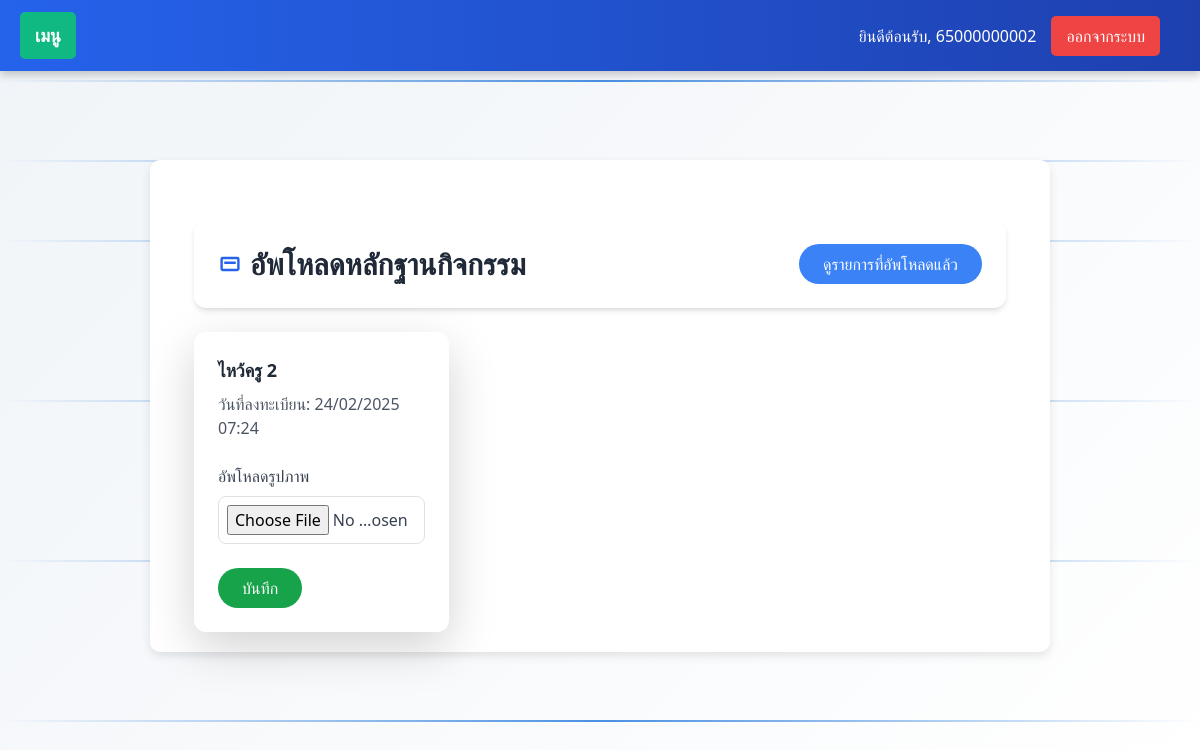
/upload-proof/ (signed in), run on an earlier commit of the app's database.
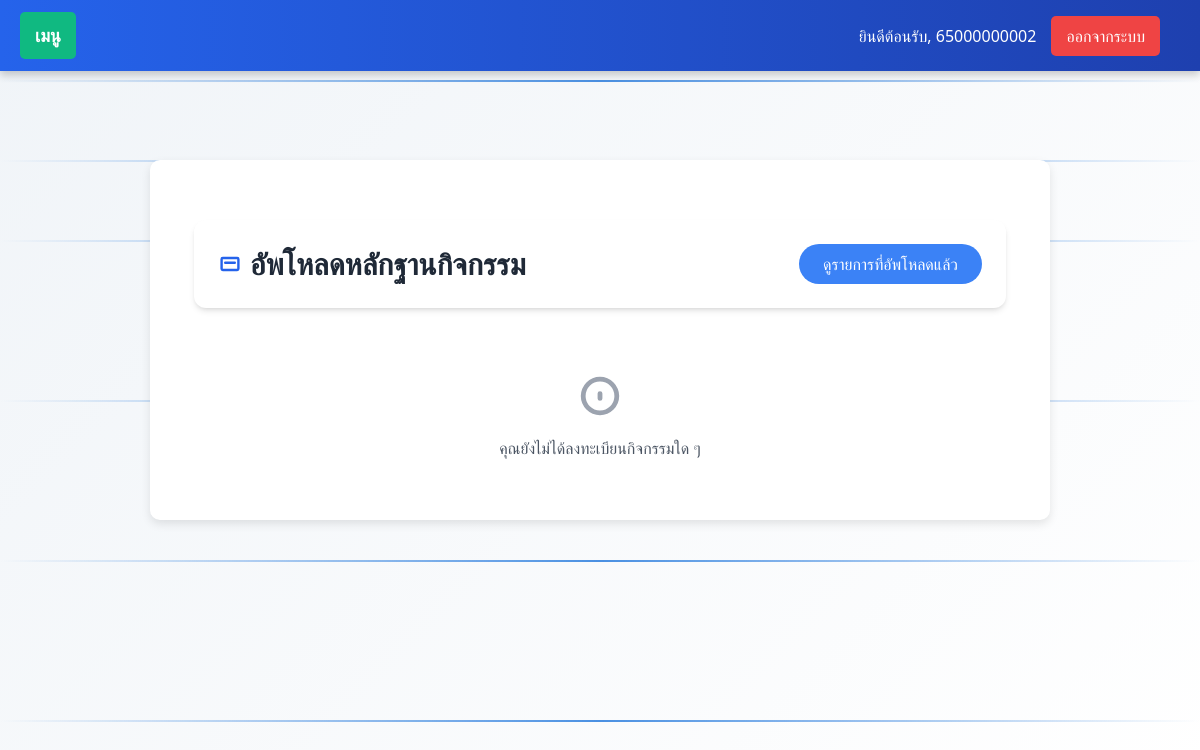
And on a later commit of the database.
### myapp/models.py (models this page shows, shortened)
class ActivityRegistration(models.Model):
    user = models.ForeignKey(settings.AUTH_USER_MODEL, on_delete=models.CASCADE)
    activity = models.ForeignKey('Activity', on_delete=models.CASCADE)
    registration_date = models.DateTimeField(auto_now_add=True)
    proof_image = models.ImageField(upload_to='proofs/', null=True, blank=True)
    proof_upload_date = models.DateTimeField(auto_now_add=True, null=True, blank=True)
    class Meta:
        ordering = ['-registration_date']
        verbose_name = 'รูปหลักฐานการลงทะเบียนทั้งหมด'
        verbose_name_plural = 'รูปหลักฐานการลงทะเบียนทั้งหมด'

class Activity(models.Model):
    name = models.CharField(
        max_length=255,
        verbose_name='ชื่อกิจกรรม'
    )
    description = models.TextField(
        verbose_name='รายละเอียดกิจกรรม'
    )
    start_date = models.DateField(
        verbose_name='วันที่เริ่มจัดกิจกรรม',
        default=datetime.date.today
    )
    end_date = models.DateField(
        verbose_name='วันที่สิ้นสุดกิจกรรม',
        null=True,  # ยอมให้เป็น NULL
        blank=True  # สามารถทิ้งว่างได้ในฟอร์ม
    )
    created_by = models.ForeignKey(
        CustomUser,
        on_delete=models.CASCADE,
        verbose_name='ผู้สร้างกิจกรรม'
    )
    FACULTY_CHOICES = [
        ('all', 'ทุกคนเข้าร่วมได้'),
        ('CS', 'วิทยาการคอมพิวเตอร์'),
        ('CCS', 'วิทยาศาสตร์เครื่องสำอาง'),
        ('OHS', 'อาชีวอนามัยและความปลอดภัย'),
        ('EHS', 'อนามัยสิ่งแวดล้อมและสาธารณภัย'),
        ('MS', 'วิทยาศาสตร์การแพทย์'),
        ('GS', 'วิทยาศาสตร์ทั่วไป'),
        ('IT', 'เทคโนโลยีสารสนเทศ'),
        ('BIB', 'อุตสาหกรรมชีวภาพเพื่อธุรกิจ'),
        ('CYB', 'ความมั่นคงปลอดภัยไซเบอร์'),
    ]
    faculty = models.CharField(
        max_length=10,
        choices=FACULTY_CHOICES,
        default='all',
        verbose_name='คณะที่จัดกิจกรรม'
    )
    class Meta:
        verbose_name = 'กิจกรรม'
        verbose_name_plural = 'กิจกรรมทั้งหมด'

### myapp/views.py (the view, shortened to what this page needs)
# urls.py: path('upload-proof/', views.upload_proof, name='upload_proof'),
@login_required
@csrf_exempt  # เพิ่มเพื่อให้แน่ใจว่าไม่มีปัญหา CSRF (ถ้าไม่ใช้ก็ลบได้)
def upload_proof(request):
    participations = Participation.objects.filter(
        student=request.user,
        status='approved'
    ).select_related('activity')
    print("Participations:", list(participations))
    registrations = [
        ActivityRegistration.objects.get_or_create(
            user=request.user,
            activity=participation.activity
        )[0]
        for participation in participations if participation.activity
    ]
    return render(request, 'upload_proof.html', {
        'registrations': registrations
    })

### myapp/models.py (called while the page is built)
    def __str__(self):
        return f"{self.student.username} เข้าร่วม {self.activity.name} - {self.get_status_display()}"

### templates/upload_proof.html (shortened to what this page needs)
{% extends 'base.html' %}
{% block content %}
<div class="container mx-auto mt-10 px-4">
  <div class="flex justify-between items-center mb-6 p-4 bg-white rounded-xl shadow-md">
    <h2 class="text-2xl md:text-3xl font-bold text-gray-800 flex items-center">
      <svg class="w-6 h-6 mr-2 text-blue-600" fill="currentColor" viewBox="0 0 20 20" xmlns="http://www.w3.org/2000/svg"><path fill-rule="evenodd" d="M4 4a2 2 0 00-2 2v8a2 2 0 002 2h12a2 2 0 002-2V6a2 2 0 00-2-2H4zm0 2h12v8H4V6zm2 2a1 1 0 000 2h8a1 1 0 100-2H6z" clip-rule="evenodd" /></svg>
      อัพโหลดหลักฐานกิจกรรม
    </h2>
    <a href="{% url 'user_upload_proof_list' %}" class="bg-blue-500 hover:bg-blue-600 text-white font-medium py-2 px-4 rounded-full transition duration-200">
      ดูรายการที่อัพโหลดแล้ว
    </a>
  </div>
  <div class="grid grid-cols-1 sm:grid-cols-2 lg:grid-cols-3 gap-6">
    {% for registration in registrations %}
    <div class="bg-white rounded-xl shadow-lg p-6 transition duration-300 hover:-translate-y-2 hover:shadow-xl {% if registration.has_proof %}opacity-90 pointer-events-none{% endif %}" id="card-{{ registration.activity.id }}">
      <h5 class="text-lg font-semibold text-gray-800 mb-2">{{ registration.activity.name }}</h5>
      <p class="text-gray-600 mb-4">วันที่ลงทะเบียน: {{ registration.registration_date|date:"d/m/Y H:i" }}</p>
      {% if registration.has_proof %}
        <p class="text-green-600 font-semibold flex items-center gap-2">
          <svg class="w-5 h-5" fill="currentColor" viewBox="0 0 20 20" xmlns="http://www.w3.org/2000/svg"><path fill-rule="evenodd" d="M16.707 5.293a1 1 0 010 1.414l-8 8a1 1 0 01-1.414 0l-4-4a1 1 0 011.414-1.414L8 12.586l7.293-7.293a1 1 0 011.414 0z" clip-rule="evenodd" /></svg>
          อัพโหลดหลักฐานแล้ว
        </p>
      {% else %}
        <form method="POST" enctype="multipart/form-data" class="upproof-form-{{ registration.activity.id }}">
          <div class="mb-4">
            <label for="proof_image_{{ registration.activity.id }}" class="block text-gray-700 font-medium mb-2">อัพโหลดรูปภาพ</label>
            <input type="file" class="block w-full text-gray-700 border border-gray-300 rounded-lg p-2 focus:border-blue-500 focus:outline-none" id="proof_image_{{ registration.activity.id }}" name="proof_image" accept="image/*" required>
          </div>
          <button type="submit" class="bg-green-600 hover:bg-green-700 text-white font-medium py-2 px-4 rounded-full transition duration-200">บันทึก</button>
        </form>
      {% endif %}
    </div>
    {% empty %}
    <div class="col-span-3 text-center py-10 text-gray-600">
      <svg class="w-12 h-12 mx-auto mb-3 text-gray-400" fill="currentColor" viewBox="0 0 20 20" xmlns="http://www.w3.org/2000/svg"><path fill-rule="evenodd" d="M10 18a8 8 0 100-16 8 8 0 000 16zm0-2a6 6 0 100-12 6 6 0 000 12zm0-8a1 1 0 011 1v2a1 1 0 11-2 0V9a1 1 0 011-1z" clip-rule="evenodd" /></svg>
      <p>คุณยังไม่ได้ลงทะเบียนกิจกรรมใด ๆ</p>
    </div>
    {% endfor %}
  </div>
</div>
{% endblock %}

### templates/base.html (shortened to what this page needs)
{% load static %}
<!DOCTYPE html>
<html lang="th">
<head>
  <link rel="stylesheet" href="{% static 'css/style.css' %}">
  <link rel="stylesheet" href="https://cdn.jsdelivr.net/npm/bootstrap@5.3.0/dist/css/bootstrap.min.css">
  <link rel="stylesheet" href="https://cdnjs.cloudflare.com/ajax/libs/font-awesome/6.0.0/css/all.min.css">
  <script src="https://cdn.tailwindcss.com"></script>
</head>
<body>
  <div class="moving-line"></div>
  <div class="moving-line"></div>
  <div class="moving-line"></div>
  <div class="base-navbar">
    <div class="base-menu-container" id="menuContainer">
      <a href="#" class="base-menu" id="menuButton">เมนู</a>
    </div>
    <div class="base-right-side">
      {% if user.is_authenticated %}
        <span>ยินดีต้อนรับ, {{ user.username }}</span>
        <form method="post" action="{% url 'logout' %}" style="display:inline;">
          <button type="submit" class="base-logout-btn">ออกจากระบบ</button>
        </form>
      {% else %}
        <a href="{% url 'login' %}">เข้าสู่ระบบ</a>
        <a href="{% url 'register' %}">สมัครสมาชิก</a>
      {% endif %}
    </div>
  </div>
  <div class="base-container">
    {% block content %}
    {% endblock %}
  </div>
</body>
</html>

What changed in the data, as far as the page shows it:
removed ActivityRegistration: activity.name "ไหว้ครู 2", registration_date "24/02/2025 07:24"
Also different on the page:
text now shown: "คุณยังไม่ได้ลงทะเบียนกิจกรรมใด ๆ"
